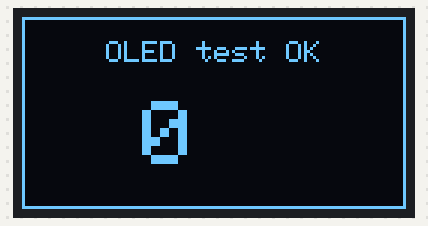
This sketch was run on a simulated ESP32-C3. Shown: 128×64 one-colour display. What the sketch prints to the serial monitor is not drawn.

Above: at 0.6 s.
At 4.7 s:
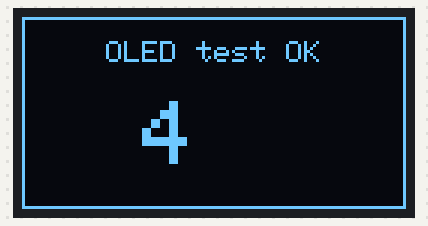
At 9.8 s:
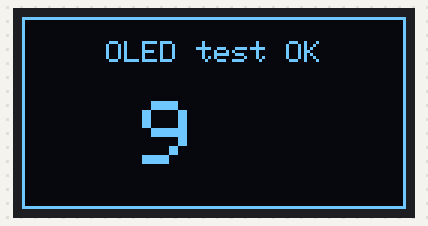
At 19.1 s:
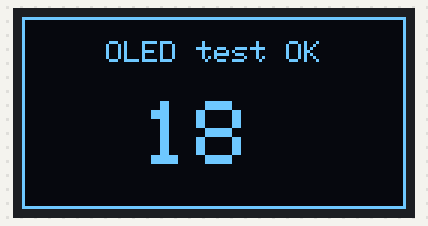
At 28.3 s:
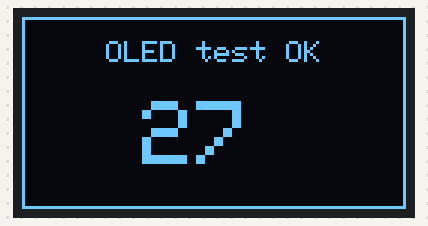
At 38.6 s:
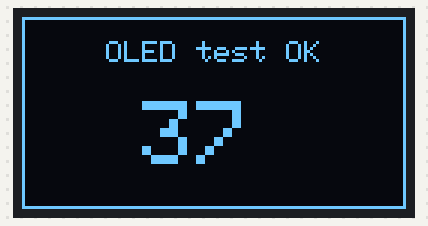

The sketch:

oled_test.ino
```cpp
// ElTech-Online ESP32 Plant Monitor — OLED display test
//
// The smallest sketch for the 1.3" SH1106 OLED: it lists every part answering
// on the I2C bus, then draws a frame, some text and a counter on the screen.
// No sensors, no WiFi.
//
// Use it to:
//   - check the OLED is wired correctly before building the full project
//   - see which I2C addresses are in use (the OLED is usually 0x3C, the light
//     sensor 0x23), which is handy if a part isn't found
//
// Libraries needed (Arduino IDE Library Manager): Adafruit SH110X and
// Adafruit GFX Library. If it asks to install Adafruit BusIO too, click "Install all".
//
// Wiring (4 wires):
//   OLED VDD -> ESP32-C3 3V3
//   OLED GND -> ESP32-C3 GND
//   OLED SCK -> ESP32-C3 GPIO 9   (SCK is this display's name for SCL)
//   OLED SDA -> ESP32-C3 GPIO 8
//
// How to use:
//   1. Upload this sketch and open Tools > Serial Monitor at 115200 baud.
//   2. Serial Monitor lists the I2C addresses found; the screen shows a frame,
//      "OLED test OK" and a number counting up once a second.
//   Blank screen but 0x3D in the list? Change OLED_ADDR below to 0x3D.

#include <Wire.h>
#include <Adafruit_GFX.h>
#include <Adafruit_SH110X.h>

#define I2C_SDA 8
#define I2C_SCL 9
#define OLED_ADDR 0x3C          // the usual address; some displays use 0x3D
#define SCREEN_WIDTH 128        // the OLED is 128 pixels wide...
#define SCREEN_HEIGHT 64        // ...and 64 pixels tall

// The "display" object stands for the real screen. -1 = no reset pin.
Adafruit_SH1106G display(SCREEN_WIDTH, SCREEN_HEIGHT, &Wire, -1);
bool oledOK = false;
int counter = 0;

// Knocks on every possible I2C address (1-126) and prints the ones that answer.
void scanI2C() {
  Serial.println("I2C devices found:");
  int found = 0;
  for (uint8_t addr = 1; addr < 127; addr++) {
    Wire.beginTransmission(addr);
    if (Wire.endTransmission() == 0) {   // 0 means "something answered"
      Serial.print("  0x");
      if (addr < 16) Serial.print("0");
      Serial.println(addr, HEX);
      found++;
    }
  }
  if (found == 0) Serial.println("  none - check VDD, GND, SDA (GPIO 8) and SCK (GPIO 9)");
}

// setup() runs once, when the board is powered on or reset.
void setup() {
  // Serial Monitor must be set to the same speed (115200) or the text comes out garbled.
  Serial.begin(115200);
  Wire.begin(I2C_SDA, I2C_SCL);
  delay(500);   // give Serial Monitor a moment to connect

  Serial.println("OLED (SH1106) test");
  scanI2C();

  oledOK = display.begin(OLED_ADDR, true);
  if (!oledOK) {
    Serial.println("OLED NOT FOUND at the address in OLED_ADDR.");
    return;
  }
  Serial.println("OLED OK - look at the screen");
  // Text must be given a colour, or nothing is drawn. On this one-colour
  // display, WHITE means "pixel on".
  display.setTextColor(SH110X_WHITE);
}

// loop() runs over and over, forever.
void loop() {
  if (!oledOK) {
    delay(1000);
    return;
  }
  // Draw the whole picture in memory first, then send it with display.display().
  display.clearDisplay();
  display.drawRect(0, 0, SCREEN_WIDTH, SCREEN_HEIGHT, SH110X_WHITE);   // a frame round the edge
  display.setTextSize(1);
  display.setCursor(28, 8);
  display.print("OLED test OK");
  display.setTextSize(3);       // 3 times bigger
  display.setCursor(40, 28);
  display.print(counter);
  display.display();

  counter = counter + 1;
  if (counter > 99) counter = 0;   // two digits fit; start again after 99
  delay(1000);
}
```

Measured:
- what the display in image 0 shows lasts 1.0 s, from 0.6 s to 1.6 s
